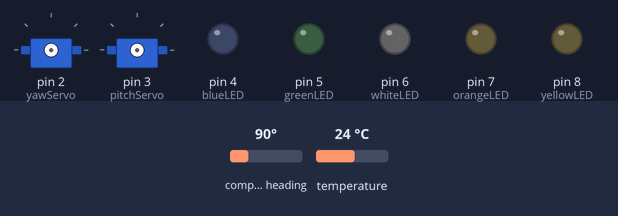
A sketch run on a simulated Arduino Uno, built with avr-gcc and run on an emulated ATmega328P. Parts: 2 × servo, output pins drawn as LEDs (lit = HIGH). The inputs (shaded band) are chosen by the test bench; at power-on: compass heading 90°, temperature 24 °C. What the sketch prints to the serial monitor is not drawn.

Above: at 0.1 s.
At 11.9 s:
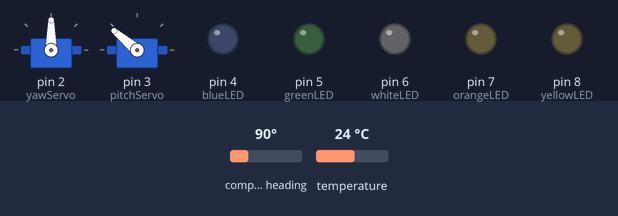
12.0 s: compass heading set to 180°
15.0 s: compass heading set to 7°
Timing chart, 0 to 18.0 s (numbered marks = the images above; inputs shaded):
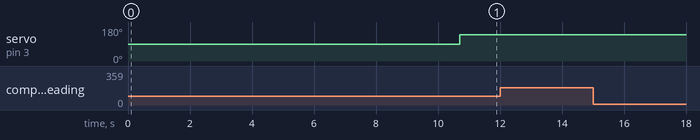

The sketch:

ThrustVectorControl.ino
```cpp
// Referencing Libraries
#include <Wire.h>
#include <Adafruit_Sensor.h>
#include <Adafruit_BNO055.h>
#include <utility/imumaths.h>
#include <math.h>
#include <Servo.h>
#include <SPI.h>
#include <SD.h>
//

int counter = 0;

// Instantiating Servo class
Servo yawServo; // top servo
Servo pitchServo; // bottom servo
Servo rollServo;
//

// Setting servo limits
float yawMin = 65; // top servo
float yawMax = 135;
float pitchMin = 65; // bottom servo
float pitchMax = 140;
//

// setting Quaternion variables
float q0; // w
float q1; // i
float q2; // j
float q3; // k
//

// Setting PID control coefficients
//float Kp = 1; // Proportional
//float Kd = 2; // Derivative
//

// Setting time variables
int milliOld;
int milliNew;
int dt;
//

// Setting Roll variables
float prevRollAngle;
float rollAngle;
float rollAngleChange;
float rollActual;
//

// Setting Pitch variables
float pitchTarget = 90;
float pitchActual;
float pitchError = 0;
float pitchErrorOld;
float pitchErrorChange;
float pitchErrorSlope = 0;
float pitchErrorArea = 0;
float pitchServoVal = 90;
//

// Setting Yaw variables
float yawTarget = 90;
float yawActual;
float yawError = 0;
float yawErrorOld;
float yawErrorChange;
float yawErrorSlope = 0;
float yawErrorArea = 0;
float yawServoVal = 90;
//

// Setting SD card pin
const int chipSelect = 10;
//

// Assigning LED pins
const int blueLED = 4;
const int greenLED = 5;
const int whiteLED = 6;
const int orangeLED = 7;
const int yellowLED = 8;
//

#define BNO055_SAMPLERATE_DELAY_MS (100)

Adafruit_BNO055 myIMU = Adafruit_BNO055();

void setup() {
  Serial.begin(115200);

  // Configuring LED pins
  pinMode(blueLED, OUTPUT);
  digitalWrite(blueLED, LOW);
  pinMode(greenLED, OUTPUT);
  digitalWrite(greenLED, LOW);
  pinMode(whiteLED, OUTPUT);
  digitalWrite(whiteLED, LOW);
  pinMode(orangeLED, OUTPUT);
  digitalWrite(orangeLED, LOW);
  pinMode(yellowLED, OUTPUT);
  digitalWrite(yellowLED, LOW);
  //

  Serial.println("Welcome to the Flight Computer setup!");
  delay(500) ;

//  // Checking if SD card is working
//  Serial.println("Let's make sure SD card is present");
//  if (!SD.begin(chipSelect)) {
//    Serial.println("Card failed or not present, try again");
//    while (1) {}
//  }
//  else {
//    digitalWrite(yellowLED, HIGH);
//    Serial.println("Card initialized");
//  }


  delay(1000) ;

  // Initializing the IMU
  myIMU.begin();
  int8_t temp = myIMU.getTemp();
  myIMU.setExtCrystalUse(true);
  delay(1000);
  //

  // Calibrating BNO055 IMU
  Serial.println("Now let's calibrate the BNO055 IMU");
  delay(1000) ;

  if (myIMU.begin())
  {
    Serial.println("BNO055 Initialized");
  }
  else {
    Serial.println("No BNO055. Try again!");
    while (1) ;
  }

  Serial.println("Calibrating Inertials...");
  uint8_t system, gyro, accel, mg = 0;
  delay(1000) ;

//  while (1) {
//    myIMU.getCalibration(&system, &gyro, &accel, &mg) ;
//    Serial.print("System: ");
//    Serial.print(system);
//    Serial.print(", Gyro: ");
//    Serial.print(gyro);
//    Serial.print(", Accel: ");
//    Serial.print(accel);
//    Serial.print(", Mg: ");
//    Serial.println(mg);
//    if (system == 3)  {
//      digitalWrite(blueLED, HIGH);
//    }
//    else if (gyro == 3)  {
//      digitalWrite(greenLED, HIGH);
//    }
//    else if (accel == 3)  {
//      digitalWrite(whiteLED, HIGH);
//    }
//    else if (mg == 3)  {
//      digitalWrite(orangeLED, HIGH);
//    }
//    if (gyro == 3 && mg == 3 ) {
//      Serial.println("Inertials Calibrated");
//      break ;
//    }
//    if (counter > 120) {
//      Serial.println("Inertial Calibration Failed... Try again");
//      while (1);
//    }
//    delay(1000);
//    counter += 1;
//  }
  delay(3000);

  // Attaching servos to respective pins on the Arduino
  yawServo.attach(2);
  pitchServo.attach(3);
  //

  // Set initial servo values - 90 means motor is pointed straight down
  yawServo.write(yawServoVal);
  delay(100);
  pitchServo.write(pitchServoVal);
  delay(100);
  //

  //   Calibrating IMU
  //    uint8_t system, gyro, accel, mg = 0;
  //    myIMU.getCalibration(&system, &gyro, &accel, &mg);
  //        while (system != 3 || gyro != 3 || accel != 3 || mg != 3) // loops until system is calibrated
  //        {
  //          if (system == 3)  {
  //            digitalWrite(blueLED, HIGH);
  //          }
  //          else if (gyro == 3)  {
  //            digitalWrite(greenLED, HIGH);
  //          }
  //          else if (accel == 3)  {
  //            digitalWrite(whiteLED, HIGH);
  //          }
  //          else if (mg == 3)  {
  //            digitalWrite(orangeLED, HIGH);
  //          }
  //          delay(500);
  //        }
  //

  delay(2000);

  // Turn LEDs off - ready for launch
  digitalWrite(blueLED, LOW);
  digitalWrite(greenLED, LOW);
  digitalWrite(whiteLED, LOW);
  digitalWrite(orangeLED, LOW);
  digitalWrite(yellowLED, LOW);
  //
  delay(1000);
  Serial.println("Setup Complete. Moving to ground state...");

  milliNew = millis();
}

void loop() {

//  // Open file on SD card
//  File dataFile = SD.open("FlightData.txt", FILE_WRITE);
//  //

  // Obtaining Quaternions
  imu::Quaternion quat = myIMU.getQuat();
  q0 = quat.w();
  q1 = quat.x();
  q2 = quat.y();
  q3 = quat.z();
  //

  // Converting Quaternions to Euler angles
  yawActual = asin(2 * (q0 * q2 - q3 * q1));
  pitchActual = atan2(2 * (q0 * q1 + q2 * q3), 1 - 2 * (q1 * q1 + q2 * q2));
  rollActual = atan2(2 * (q0 * q3 + q1 * q2), 1 - 2 * (q2 * q2 + q3 * q3));


  rollActual = rollActual * 180 / 3.141592654;
  pitchActual = pitchActual * 180 / 3.141592654;
  yawActual = yawActual * 180 / 3.141592654;
  //

  // Determining change in time since last iteration
  milliOld = milliNew;
  milliNew = millis();
  dt = milliNew - milliOld;
  //

  // Calculating Pitch PID values
  pitchErrorOld = pitchError;
  pitchError = (pitchTarget - pitchActual);
  pitchErrorChange = pitchError - pitchErrorOld;
  pitchErrorSlope = pitchErrorChange / dt;
  pitchServoVal = pitchError + 90;
  //  pitchServoVal =  Kp * pitchError + Kd * pitchErrorSlope;
  //

  // Calculating Yaw PID values
  yawErrorOld = yawError;
  yawError = (yawTarget - yawActual);
  yawErrorChange = yawError - yawErrorOld;
  yawErrorSlope = yawErrorChange / dt;
  yawServoVal = yawError;
  //  yawServoVal =  Kp * yawError + Kd * yawErrorSlope;
  //

  // Taking into account Roll
  //  rollAngle = rollActual;
  //  rollAngleChange = rollAngle - prevRollAngle;
  //  prevRollAngle = rollAngle;
  //  yawServoVal += rollAngleChange;
  //  pitchServoVal += rollAngleChange;
  //

  // Limiting servo positions
  if (yawServoVal > yawMax) {
    yawServoVal = yawMax;
  }
  if (yawServoVal < yawMin) {
    yawServoVal = yawMin;
  }
  if (pitchServoVal > pitchMax) {
    pitchServoVal = pitchMax;
  }
  if (pitchServoVal < pitchMin) {
    pitchServoVal = pitchMin;
  }
  //

  // Updating servo positions
  yawServo.write(yawServoVal);
  pitchServo.write(pitchServoVal);
  //

  //  Serial.print(q0);
  //  Serial.print(",");
  //  Serial.print(q1);
  //  Serial.print(",");
  //  Serial.print(q2);
  //  Serial.print(",");
  //  Serial.print(q3);
  //  Serial.println(",");

  //  Serial.print(dt);
  //  Serial.print(",");
  Serial.print(yawActual);
  Serial.print(",");
  Serial.print(pitchActual);
  Serial.print(",");
  Serial.print(rollActual);
  Serial.print(",");
  Serial.print(yawServoVal);
  Serial.print(",");
  Serial.print(pitchServoVal);
  Serial.println(",");
  //  Serial.print(accel);
  //  Serial.print(",");
  //  Serial.print(gyro);
  //  Serial.print(",");
  //  Serial.print(mg);
  //  Serial.print(",");
  //  Serial.println(system);

//  //Write data to file on SD card
//  dataFile.print("DeltaT: "); dataFile.print(dt);
//  dataFile.print("Quat[w,x,y,z]: "); dataFile.print(", "); dataFile.print(q0); dataFile.print(", "); dataFile.print(q1); dataFile.print(", "); dataFile.print(q2); dataFile.print(", "); dataFile.print(q3);
//  dataFile.print("Pitch Servo Pos: "); dataFile.print(", "); dataFile.print(pitchServoVal);
//  dataFile.print(" Servo Pos: "); dataFile.print(", "); dataFile.print(yawServoVal);
//
//  // Close file on SD card
//  dataFile.close();


  // Forcing the loop to not exceed IMU sample rate
  //  delay(BNO055_SAMPLERATE_DELAY_MS);
  //
}
```
